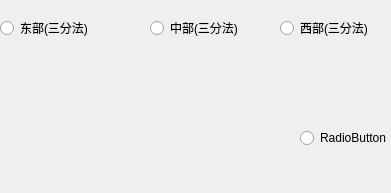
             <widget class="QWidget" name="page_2">
              <property name="geometry">
               <rect>
                <x>0</x>
                <y>0</y>
                <width>391</width>
                <height>193</height>
               </rect>
              </property>
              <attribute name="label">
               <string>按地带三分法</string>
              </attribute>
              <widget class="QRadioButton" name="radioButton_29">
               <property name="geometry">
                <rect>
                 <x>0</x>
                 <y>20</y>
                 <width>121</width>
                 <height>16</height>
                </rect>
               </property>
               <property name="text">
                <string>东部(三分法)</string>
               </property>
              </widget>
              <widget class="QRadioButton" name="radioButton_30">
               <property name="geometry">
                <rect>
                 <x>150</x>
                 <y>20</y>
                 <width>111</width>
                 <height>16</height>
                </rect>
               </property>
               <property name="text">
                <string>中部(三分法)</string>
               </property>
              </widget>
              <widget class="QRadioButton" name="radioButton_31">
               <property name="geometry">
                <rect>
                 <x>280</x>
                 <y>20</y>
                 <width>111</width>
                 <height>16</height>
                </rect>
               </property>
               <property name="text">
                <string>西部(三分法)</string>
               </property>
              </widget>
              <widget class="QRadioButton" name="radioButton_102">
               <property name="geometry">
                <rect>
                 <x>300</x>
                 <y>130</y>
                 <width>89</width>
                 <height>16</height>
                </rect>
               </property>
               <property name="text">
                <string>RadioButton</string>
               </property>
              </widget>
             </widget>
